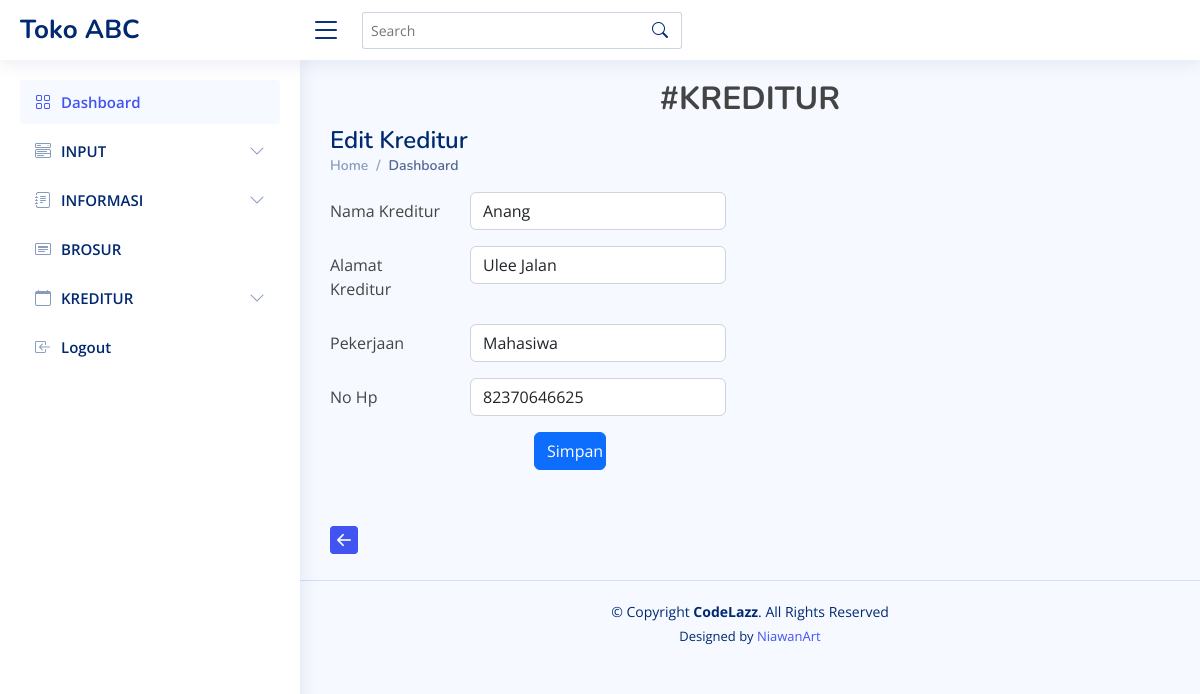
The app's page /index.php/kreditur/edit/13 with its own data.
### tables this page shows
CREATE TABLE `tb_kreditur` (
  `NK` int(6) NOT NULL,
  `NMK` varchar(25) NOT NULL,
  `AK` varchar(25) NOT NULL,
  `PEKER` varchar(15) NOT NULL,
  `NO_HP` decimal(12,0) NOT NULL
);

### application/controllers/Kreditur.php (called while the page is built, shortened)
<?php
class kreditur extends CI_Controller{
    function __construct() {
        $this->load->model('model_kreditur');
    }
    function edit() {
        if(isset($_POST['submit'])){
            $this->model_kreditur->edit();
            redirect('kreditur');
        }
        else {
            $id = $this->uri->segment(3);
            $data['record']=$this->model_kreditur->get_one($id)->row_array();
            $this->load->view('kreditur/form_edit',$data);
        }
    }
}

### index.php (called while the page is built, shortened)
<?php
require_once BASEPATH.'core/CodeIgniter.php';

### application/models/Model_kreditur.php (called while the page is built, shortened)
<?php
class model_kreditur extends CI_Model
{
    function get_one($id)
    {
        $indeks = array('NK' => $id);
        return $this->db->get_where('tb_kreditur', $indeks);
    }
}

### application/views/kreditur/form_edit.php (the view, shortened to what this page needs)
<!DOCTYPE html>
<html lang="en">
<head>
    <link href="<?= base_url() ?>assets/vendor/bootstrap/css/bootstrap.min.css" rel="stylesheet">
    <link href="<?= base_url() ?>assets/vendor/bootstrap-icons/bootstrap-icons.css" rel="stylesheet">
    <link href="<?= base_url() ?>assets/vendor/boxicons/css/boxicons.min.css" rel="stylesheet">
    <link href="<?= base_url() ?>assets/vendor/quill/quill.snow.css" rel="stylesheet">
    <link href="<?= base_url() ?>assets/vendor/quill/quill.bubble.css" rel="stylesheet">
    <link href="<?= base_url() ?>assets/vendor/remixicon/remixicon.css" rel="stylesheet">
    <link href="<?= base_url() ?>assets/vendor/simple-datatables/style.css" rel="stylesheet">
    <link href="<?= base_url() ?>assets/css/style.css" rel="stylesheet">
</head>
<body>
    <header id="header" class="header fixed-top d-flex align-items-center">
        <div class="d-flex align-items-center justify-content-between">
            <a href="index.html" class="logo d-flex align-items-center">
                <span class="d-none d-lg-block">Toko ABC</span>
            </a>
            <i class="bi bi-list toggle-sidebar-btn"></i>
        </div>
        <div class="search-bar">
            <form class="search-form d-flex align-items-center" method="POST" action="#">
                <input type="text" name="query" placeholder="Search" title="Enter search keyword">
                <button type="submit" title="Search"><i class="bi bi-search"></i></button>
            </form>
        </div>
    </header>
    <aside id="sidebar" class="sidebar">
        <ul class="sidebar-nav" id="sidebar-nav">
            <li class="nav-item">
                <a class="nav-link " href="<?= base_url() ?>">
                    <i class="bi bi-grid"></i>
                    <span>Dashboard</span>
                </a>
            </li>
            <li class="nav-item">
                <a class="nav-link collapsed" data-bs-target="#components-nav" data-bs-toggle="collapse" href="#">
                    <i class="bi bi-menu-button-wide"></i><span>INPUT</span><i class="bi bi-chevron-down ms-auto"></i>
                </a>
            </li>
            <li class="nav-item">
        <a class="nav-link collapsed" data-bs-target="#forms-nav" data-bs-toggle="collapse" href="#">
          <i class="bi bi-journal-text"></i><span>INFORMASI</span><i class="bi bi-chevron-down ms-auto"></i>
        </a>
      </li>
            <li class="nav-item">
                <a class="nav-link collapsed" href="<?php echo site_url('elektronik/brosur') ?>">
                    <i class="bi bi-card-heading"></i>
                    <span>BROSUR</span>
                </a>
            </li>
            <li class="nav-item">
        <a class="nav-link collapsed" data-bs-target="#icons-nav" data-bs-toggle="collapse" href="#">
          <i class="bi bi-calendar"></i><span>KREDITUR</span><i class="bi bi-chevron-down ms-auto"></i>
        </a>
            <li class="nav-item">
                <a class="nav-link collapsed" href="<?php echo site_url('auth/logout') ?>">
                    <i class="bi bi-box-arrow-in-left"></i>
                    <span>Logout</span>
                </a>
            </li>
    </aside>
    <main id="main" class="main">
        <div class="pagetitle">
            <h2 class="text-center fw-bold">#KREDITUR</h2>
            <h1>Edit Kreditur</h1>
            <nav>
                <ol class="breadcrumb">
                    <li class="breadcrumb-item"><a href="<?php echo base_url() ?>">Home</a></li>
                    <li class="breadcrumb-item active">Dashboard</li>
                </ol>
            </nav>
        </div>
        <section class="section dashboard">
            <div class="row">
                <form>
                    <?php
                    echo form_open('kreditur/edit');
                    ?>
                    <div class="row mb-3">
                        <label for="inputText" class="col-sm-2 col-form-label">Nama Kreditur</label>
                        <div class="col-sm-4">
                            <input type="text" name="NMK" class="form-control" value="<?php echo $record['NMK'] ?>">
                        </div>
                    </div>
                    <div class="row mb-3">
                        <label for="inputText" class="col-sm-2 col-form-label">Alamat Kreditur</label>
                        <div class="col-sm-4">
                            <input type="text" name="AK" class="form-control" value="<?php echo $record['AK'] ?>">
                        </div>
                    </div>
                    <div class="row mb-3">
                        <label for="inputText" class="col-sm-2 col-form-label">Pekerjaan</label>
                        <div class="col-sm-4">
                            <input type="text" name="PEKER" class="form-control" value="<?php echo $record['PEKER'] ?>">
                        </div>
                    </div>
                    <div class="row mb-3">
                        <label for="inputText" class="col-sm-2 col-form-label">No Hp</label>
                        <div class="col-sm-4">
                            <input type="text" name="NO_HP" class="form-control" value="<?php echo $record['NO_HP'] ?>">
                        </div>
                    </div>
                    <button type="submit" class="col-1 offset-3 btn btn-primary" name="submit">Simpan</button>
                </form>
                <div class="row mt-5">
                    <?php echo anchor('kreditur', '<i class="array(btn btn-primary bi bi-arrow-left-square-fill fs-3"></i>') ?>
                </div>
            </div>
        </section>
    </main>
    <footer id="footer" class="footer">
        <div class="copyright">
            &copy; Copyright <strong><span>CodeLazz</span></strong>. All Rights Reserved
        </div>
        <div class="credits">
            Designed by <a href="https://github.com/niawanart">NiawanArt</a>
        </div>
    </footer>
</body>
</html>

### assets/css/style.css (style rules this page uses)
:root { scroll-behavior: smooth; }
body { font-family: "Open Sans", sans-serif; background: #f6f9ff; color: #444444; }
a { color: #4154f1; text-decoration: none; }
h1, h2, h3, h4, h5, h6 { font-family: "Nunito", sans-serif; }
#main { margin-top: 60px; padding: 20px 30px; transition: all 0.3s; }
.pagetitle { margin-bottom: 10px; }
.pagetitle h1 { font-size: 24px; margin-bottom: 0; font-weight: 600; color: #012970; }
.breadcrumb { font-size: 14px; font-family: "Nunito", sans-serif; color: #899bbd; font-weight: 600; }
.breadcrumb a { color: #899bbd; transition: 0.3s; }
.breadcrumb .breadcrumb-item::before { color: #899bbd; }
.breadcrumb .active { color: #51678f; font-weight: 600; }
.logo { line-height: 1; }
@media (min-width: 1200px) { .logo { width: 280px; } }
.logo span { font-size: 26px; font-weight: 700; color: #012970; font-family: "Nunito", sans-serif; }
.header { transition: all 0.5s; z-index: 997; height: 60px; box-shadow: 0px 2px 20px rgba(1, 41, 112, 0.1); background-color: #fff; padding-left: 20px; }
.header .toggle-sidebar-btn { font-size: 32px; padding-left: 10px; cursor: pointer; color: #012970; }
.header .search-bar { min-width: 360px; padding: 0 20px; }
.header .search-form { width: 100%; }
.header .search-form input { border: 0; font-size: 14px; color: #012970; border: 1px solid rgba(1, 41, 112, 0.2); padding: 7px 38px 7px 8px; border-radius: 3px; transition: 0.3s; width: 100%; }
.header .search-form button { border: 0; padding: 0; margin-left: -30px; background: none; }
.header .search-form button i { color: #012970; }
.sidebar { position: fixed; top: 60px; left: 0; bottom: 0; width: 300px; z-index: 996; transition: all 0.3s; padding: 20px; overflow-y: auto; scrollbar-width: thin; scrollbar-color: #aab7cf transparent; box-shadow: 0px 0px 20px rgba(1, 41, 112, 0.1); background-color: #fff; }
@media (min-width: 1200px) { #main, #footer { margin-left: 300px; } }
.sidebar-nav { padding: 0; margin: 0; list-style: none; }
.sidebar-nav li { padding: 0; margin: 0; list-style: none; }
.sidebar-nav .nav-item { margin-bottom: 5px; }
.sidebar-nav .nav-link { display: flex; align-items: center; font-size: 15px; font-weight: 600; color: #4154f1; transition: 0.3; background: #f6f9ff; padding: 10px 15px; border-radius: 4px; }
.sidebar-nav .nav-link i { font-size: 16px; margin-right: 10px; color: #4154f1; }
.sidebar-nav .nav-link.collapsed { color: #012970; background: #fff; }
.sidebar-nav .nav-link.collapsed i { color: #899bbd; }
.sidebar-nav .nav-link .bi-chevron-down { margin-right: 0; transition: transform 0.2s ease-in-out; }
.footer { padding: 20px 0; font-size: 14px; transition: all 0.3s; border-top: 1px solid #cddfff; }
.footer .copyright { text-align: center; color: #012970; }
.footer .credits { padding-top: 5px; text-align: center; font-size: 13px; color: #012970; }

### records on screen
tb_kreditur: NMK "Anang", AK "Ulee Jalan", PEKER "Mahasiwa", NO_HP "82370646625"
